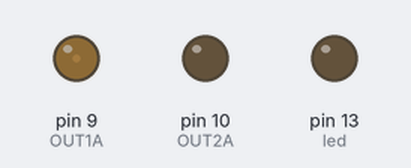
Simulated run of this sketch. Board: Arduino Uno, built with avr-gcc and run on an emulated ATmega328P. On the bench: output pins drawn as LEDs (lit = HIGH).

Above: at 0.15 s.
At 1.6 s:
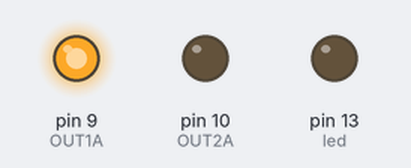
At 6.11 s:
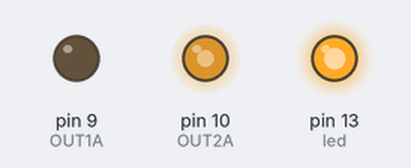
At 10.87 s:
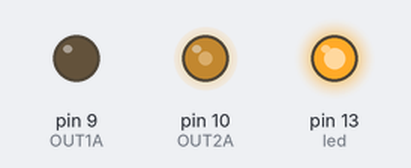
At 19.3 s:
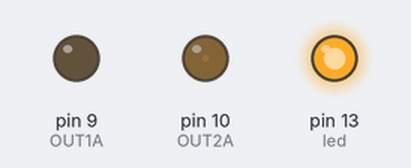
At 37.0 s:
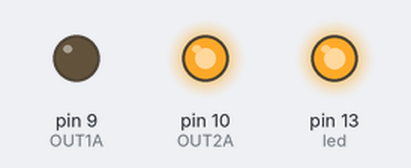
Timing chart, 0 to 40.0 s (numbered marks = the images above):
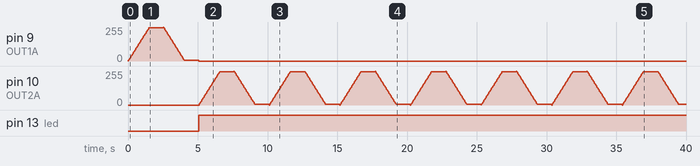

Measured:
- by itself, pin 9 (OUT1A): rises from 0/255 to 255/255 in 2.5 s, then falls to 0/255 in 2.5 s
- by itself, pin 13 (led): LOW → HIGH at 5.1 s

The sketch:

L293_demo.ino
```cpp
/*
 *  L293_demo - show how the L293D can drive motors.
 *
 *  20131208  MJB  written.  (Michael J Bakula)
 */

// control pins for 'A' side of the L293D
#define OUT1A  9
#define OUT2A 10
#define led   13

int source = OUT1A;
int sink = OUT2A;
int veloc = 10;
int moment = 1000;
boolean toggle = 0;

void setup() {
  pinMode(OUT1A, OUTPUT);
  pinMode(OUT2A, OUTPUT);
  pinMode(led,OUTPUT);
  analogWrite(led, HIGH);
} // setup()

void loop() {
  for (int veloc=0; veloc < 255; veloc+=5) {
    analogWrite(source, veloc);
    delay(30);
  }
  delay(moment);
  for (int veloc=255; veloc > 0; veloc-=5) {
    analogWrite(source, veloc);
    delay(30);
  }
  delay(moment);
  toggle = ~toggle;
  digitalWrite(led, toggle);
  source = toggle ? OUT2A : OUT1A;  // ternary operator conditional
  sink   = toggle ? OUT1A : OUT2A;  //  -- if/else to swap sink & source
  digitalWrite(sink, LOW);          // just in case
} // loop()
//end L293_demo
```
